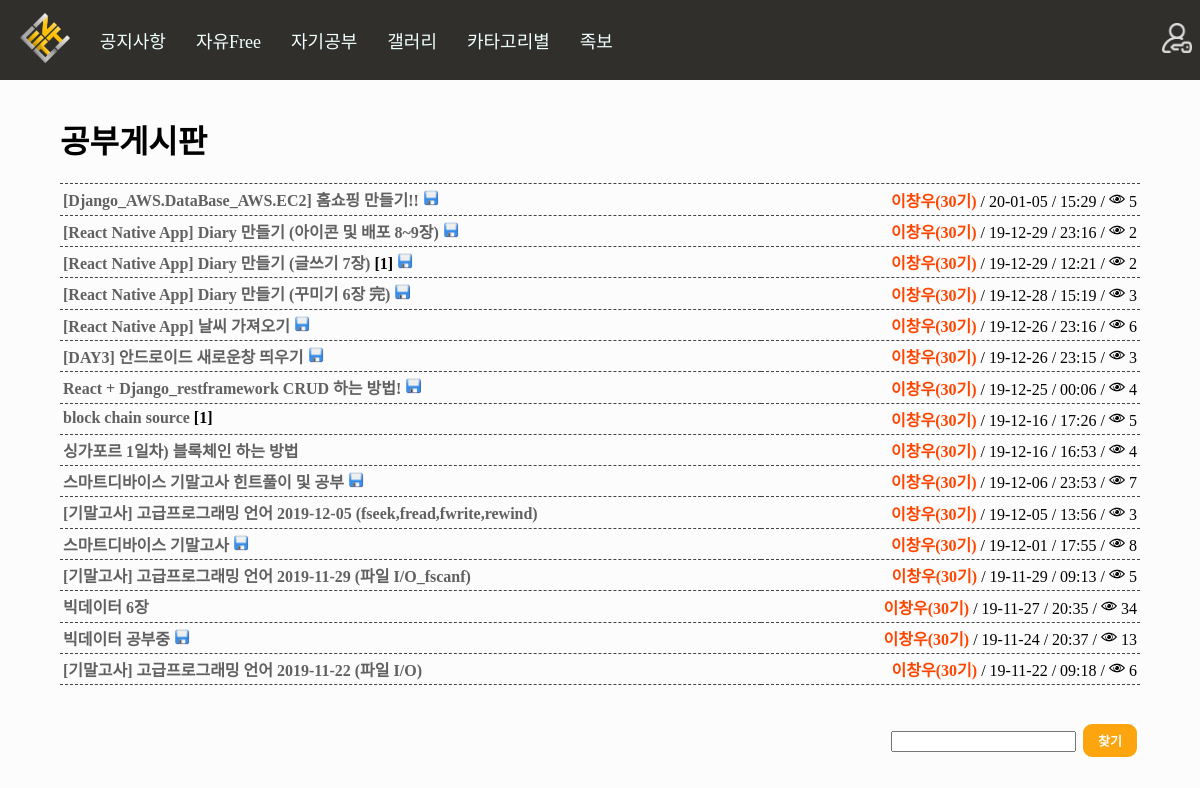
Screenshot of /board/study/ with the database file from the repository.
### board/models.py (models this page shows, shortened)
class Board(models.Model):
    Title = models.CharField(max_length=50) #제목
    Body = models.TextField() #내용
    Created_at = models.DateTimeField(auto_now_add=True) #생성 일자 및 시간
    Updated_at = models.DateTimeField(auto_now=True) #수정 일자 및 시간
    Author = models.CharField(max_length=13) #글쓴이 아이디
    Category = models.CharField(max_length=13) #분류
    HowMuch = models.IntegerField() #조회수
    files=models.FileField(upload_to='files/', default='')
    images=models.FileField(upload_to='Sumnail/', default='')
    def get_generation(self): #이름을 나오게 하는데 예외처리 까지 적용 만약 탈퇴한 사람이면!! Id 가 나온다
        try:
            a = Profile.objects.get(user__username=self.Author)
            if a.UserType == "99":
                return "<span style='font-weight:bolder;color:orangered;'>"+a.Name+"("+a.Generation+"기)</span>"
            elif a.UserType == "98": #관리자 및 운영진
                return "<span style='font-weight:bolder;color:blue;'>"+a.Name+"("+a.Generation+"기)</span>"
            elif a.UserType == "3": #손님
                return "<span style='font-weight:bolder;color:darkviolet;'>"+a.Name+"("+a.Generation+"기)</span>"
            else: #일반 사용자
                return "<span style='font-weight:bolder;color:black;'>"+a.Name+"("+a.Generation+"기)</span>"
        except: #익명을 위해서 id나오게 삭제되니깐 이름은 알 수 없으므로...
            return "<span style='font-weight:bolder;color:grey;'>"+self.Author+"</span>"
    def new(self): #최신
        if self.Created_at > timezone.now() - datetime.timedelta(days=1):
            return "<img height='16px' src='/static/n.png'/>"
        else:  #하루 지나면 안 최신
            return ""
    def change(self): #최신
        if self.Updated_at > timezone.now() - datetime.timedelta(days=1):
            return "<img height='16px' src='/static/c.png'/>"
        else:  #하루 지나면 안 최신
            return ""
    def file_icon(self): #최신
        if len(self.files.name) > 5: #5글자 이상일경우로 했음!! 그러면 당연히 5글자 이상 아닌게 없을 것임!
            return "<img height='16px' src='/static/file.png'/>"
        else:  #하루 지나면 안 최신
            return ""
    def howmanycomment(self):
        a = Comment.objects.filter(Article=self.id).count()
        b = str('[') + str(a) + str(']')
        if a:
            return b
        else:
            return ""
    def howmanyhit(self):
        a = Hittimecount.objects.get(Article=self.id)
        if a:
            return str("<img height='16px' src='/static/eye.png'/> ") + str(a.HowMuch)

class Hittimecount(models.Model):
    Article = models.ForeignKey(Board, on_delete=models.CASCADE)
    HowMuch = models.IntegerField() #조회수

### account/models.py (models this page shows, shortened)
class Profile(models.Model):
    user = models.OneToOneField(User, on_delete=models.CASCADE) #1대1 조인
    Name = models.TextField(max_length=10) #이름
    UserNumber = models.IntegerField() #학번
    Phone = models.CharField(max_length=13) #전화번호
    UserType = models.CharField(max_length=13) #권한
    Generation = models.CharField(max_length=13) #기수

### board/views.py (the view)
# urls.py: path('<boardname>/', views._board, name='_board'),
def _board(request, boardname):
    request.session['login_after'] = '/board/' + boardname + '/'
    if boardname == "notice":
        category = "0"
        request.session['location'] = 'notice' #내 위치 알기 위해서 삭제한후 다시 돌아가기 위해서
        board_name = "공지사항"
    elif boardname == "free":
        category = "1"
        request.session['location'] = 'free'
        board_name = "자유게시판"
    elif boardname == "study":
        category = "9"
        request.session['location'] = 'study'
        board_name = "공부게시판"
    board_find = boardname #게시글 찾기를 위해서 boardname에서 가져온 글을 저장한다!
    board_b = Board.objects.filter(Category=category).order_by('-Created_at')
    if request.method == "POST":
        find_select = request.POST.get('find_select')
        board_b = Board.objects.filter(Category=category, Title__contains=find_select).order_by('-Created_at')
        pass
    paginator = Paginator(board_b,16) #페이지네이션 만들기
    page = request.GET.get('page') #페이지네이션 만들기
    posts = paginator.get_page(page) #페이지네이션 만들기
    return render(request, "board.html", {'posts':posts, 'board_b':board_b, 'board_name':board_name, 'board_find':board_find, 'category':category})

### board/templates/board.html (shortened to what this page needs)
{%extends 'base.html'%}
{%load staticfiles%}
{%block contents%}
<div style="margin:3% 5%; height:55%;">
    <h1>
        {{board_name}}
    </h1>
<table style="width: 100%;border-top: 1px dashed #444444;border-collapse: collapse;">
    {%for a in posts%}
    <tr>
        <td style="border-bottom: 1px dashed #444444;padding:3px;"><a href="../detail/{{a.id}}">{{a.Title}}</a> <b>{{a.howmanycomment}}</b>
        {{a.file_icon|safe}}
        {%if a.new == "" %}
        </td>
        {%else%}
        <span style="vertical-align:middle">{{a.new|safe}}</span></td>
        {%endif%}
        <td style="border-bottom: 1px dashed #444444;padding:3px;"><div style="float:right;">
            {{a.get_generation|safe}} / {{a.Created_at|date:"y-m-d"}} / {{a.Created_at|time:"H:i"}} /
            {%if a.howmanyhit %}
            {{a.howmanyhit|safe}}
            {%else%}
            <img style="width:16px;height:16px;" src="{%static 'eye.png'%}"/> 0
            {%endif%}
        </div><br></td>
    </tr>
    {%endfor%}
</table>
<br>
        {% load el_pagination_tags %}
<br>
<form method="POST" action="{%url '_board' board_find %}">
        <div style="float:right">
        <input type="text" name="find_select">
        <input name="get_find" class="button write_button" type="submit" value="찾기"/>
        </div>
    </form>
<br><br><br>
</div>
{%endblock%}

### rows the page displays
Board: Title "[Django_AWS.DataBase_AWS.EC2] 홈쇼핑 만들기!!", file_icon (picture), get_generation "이창우(30기)", Created_at "20-01-05", Created_at "15:29", howmanyhit "5"
Board: Title "[React Native App] Diary 만들기 (아이콘 및 배포 8~9장)", file_icon (picture), get_generation "이창우(30기)", Created_at "19-12-29", Created_at "23:16", howmanyhit "2"
Board: Title "[React Native App] Diary 만들기 (글쓰기 7장)", howmanycomment "[1]", file_icon (picture), get_generation "이창우(30기)", Created_at "19-12-29", Created_at "12:21", howmanyhit "2"
Board: Title "[React Native App] Diary 만들기 (꾸미기 6장 完)", file_icon (picture), get_generation "이창우(30기)", Created_at "19-12-28", Created_at "15:19", howmanyhit "3"
Board: Title "[React Native App] 날씨 가져오기", file_icon (picture), get_generation "이창우(30기)", Created_at "19-12-26", Created_at "23:16", howmanyhit "6"
Board: Title "[DAY3] 안드로이드 새로운창 띄우기", file_icon (picture), get_generation "이창우(30기)", Created_at "19-12-26", Created_at "23:15", howmanyhit "3"
Board: Title "React + Django_restframework CRUD 하는 방법!", file_icon (picture), get_generation "이창우(30기)", Created_at "19-12-25", Created_at "00:06", howmanyhit "4"
Board: Title "block chain source", howmanycomment "[1]", get_generation "이창우(30기)", Created_at "19-12-16", Created_at "17:26", howmanyhit "5"
Board: Title "싱가포르 1일차) 블록체인 하는 방법", get_generation "이창우(30기)", Created_at "19-12-16", Created_at "16:53", howmanyhit "4"
Board: Title "스마트디바이스 기말고사 힌트풀이 및 공부", file_icon (picture), get_generation "이창우(30기)", Created_at "19-12-06", Created_at "23:53", howmanyhit "7"
Board: Title "[기말고사] 고급프로그래밍 언어 2019-12-05 (fseek,fread,fwrite,rewind)", get_generation "이창우(30기)", Created_at "19-12-05", Created_at "13:56", howmanyhit "3"
Board: Title "스마트디바이스 기말고사", file_icon (picture), get_generation "이창우(30기)", Created_at "19-12-01", Created_at "17:55", howmanyhit "8"
Board: Title "[기말고사] 고급프로그래밍 언어 2019-11-29 (파일 I/O_fscanf)", get_generation "이창우(30기)", Created_at "19-11-29", Created_at "09:13", howmanyhit "5"
Board: Title "빅데이터 6장", get_generation "이창우(30기)", Created_at "19-11-27", Created_at "20:35", howmanyhit "34"
Board: Title "빅데이터 공부중", file_icon (picture), get_generation "이창우(30기)", Created_at "19-11-24", Created_at "20:37", howmanyhit "13"
Board: Title "[기말고사] 고급프로그래밍 언어 2019-11-22 (파일 I/O)", get_generation "이창우(30기)", Created_at "19-11-22", Created_at "09:18", howmanyhit "6"

### other values shown
{{ board_name }} "공부게시판"
